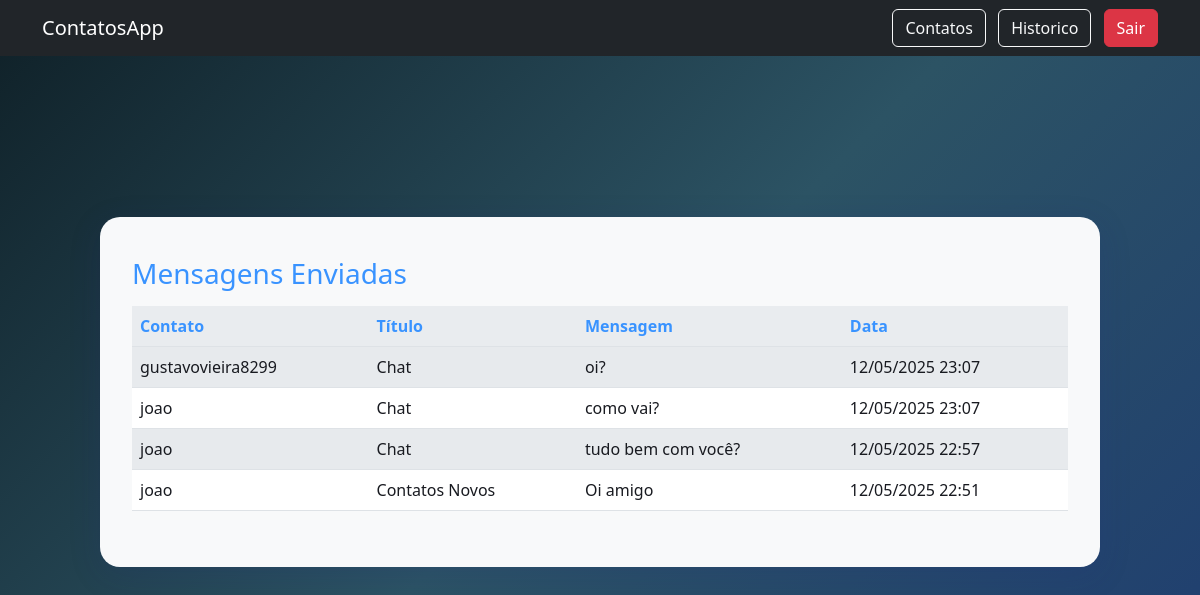
Screenshot of /messages (signed in) with the database file from the repository.
### app.py (models this page shows)
class Message(db.Model):
    id = db.Column(db.Integer, primary_key=True)
    title = db.Column(db.String(100), nullable=False)
    text = db.Column(db.Text, nullable=False)
    sent_date = db.Column(db.DateTime, default=datetime.utcnow)
    user_id = db.Column(db.Integer, db.ForeignKey('user.id'), nullable=False)
    contact_id = db.Column(db.Integer, db.ForeignKey('contact.id'), nullable=False)

class Contact(db.Model):
   id = db.Column(db.Integer, primary_key=True)
   name = db.Column(db.String(100), nullable=False)
   email = db.Column(db.String(150), nullable=False)
   phone = db.Column(db.String(20), nullable=False)
   user_id = db.Column(db.Integer, db.ForeignKey('user.id'), nullable=False)
   messages = db.relationship('Message', backref='contact', lazy=True)

### app.py (the view, shortened to what this page needs)
@app.route('/messages', methods=['GET'])
@login_required
def messages():
    form = MessageForm()
    form.contact.choices = [(c.id, c.name) for c in Contact.query.filter_by(user_id=current_user.id).all()]
    messages = Message.query.filter_by(user_id=current_user.id).order_by(Message.sent_date.desc()).all()
    return render_template('messages.html', form=form, messages=messages)

### app.py (called while the page is built)
@login_manager.user_loader
def load_user(user_id):
    return User.query.get(int(user_id))

### templates/messages.html (shortened to what this page needs)
{% extends "base.html" %}
{% block content %}
<div class="d-flex align-items-center justify-content-center" style="min-height: 80vh;">
  <div class="messages-card w-100">
    <h3 class="mb-3" style="color:#3993ff;">Mensagens Enviadas</h3>
    <div class="table-responsive">
      <table class="table table-striped align-middle">
        <thead>
          <tr>
            <th>Contato</th>
            <th>Título</th>
            <th>Mensagem</th>
            <th>Data</th>
          </tr>
        </thead>
        <tbody>
          {% for msg in messages %}
          <tr>
            <td>{{ msg.contact.name }}</td>
            <td>{{ msg.title }}</td>
            <td>{{ msg.text }}</td>
            <td>{{ msg.sent_date.strftime('%d/%m/%Y %H:%M') }}</td>
          </tr>
          {% endfor %}
        </tbody>
      </table>
    </div>
  </div>
</div>
{% endblock %}

### templates/base.html (shortened to what this page needs)
<!doctype html>
<html lang="pt">
<head>
    <link href="https://cdn.jsdelivr.net/npm/bootstrap@5.3.0/dist/css/bootstrap.min.css" rel="stylesheet">
</head>
<body class="bg-dark text-light">
<nav class="navbar navbar-expand-lg navbar-dark bg-dark mb-3">
  <div class="container">
    <a class="navbar-brand" href="{{ url_for('dashboard') }}">ContatosApp</a>
    <div class="collapse navbar-collapse" id="navbarNav">
      <div class="ms-auto">
        {% if current_user.is_authenticated %}
          <a class="btn btn-outline-light me-2" href="{{ url_for('contacts') }}">Contatos</a>
          <a class="btn btn-outline-light me-2" href="{{ url_for('messages') }}">Historico</a>
          <a class="btn btn-danger" href="{{ url_for('logout') }}">Sair</a>
        {% else %}
          <a class="btn btn-outline-light me-2" href="{{ url_for('login') }}">Entrar</a>
          <a class="btn btn-outline-light" href="{{ url_for('register') }}">Cadastrar</a>
        {% endif %}
      </div>
    </div>
  </div>
</nav>
<div class="container">
    {% block content %}{% endblock %}
</div>
</body>
</html>

### templates/messages.html (style rules this page uses)
body { min-height: 100vh; background: linear-gradient(135deg, #0f2027 0%, #2c5364 50%, #1e3c72 100%); }
.messages-card { background: #f8f9fa; border-radius: 20px; box-shadow: 0 8px 32px 0 rgba(31, 38, 135, 0.15); padding: 2.5rem 2rem; max-width: 1000px; margin: 0 auto; color: #181a20; }
.table th { color: #3993ff; font-weight: 600; background: #e9ecef; border-top: none; }
.table td { color: #181a20; background: #fff; vertical-align: middle; }
.table-striped > tbody > tr:nth-of-type(odd) > * { background-color: #f3f6fa; }

### rows the page displays
Message: contact.name "gustavovieira8299", title "Chat", text "oi?", sent_date "12/05/2025 23:07"
Message: contact.name "joao", title "Chat", text "como vai?", sent_date "12/05/2025 23:07"
Message: contact.name "joao", title "Chat", text "tudo bem com você?", sent_date "12/05/2025 22:57"
Message: contact.name "joao", title "Contatos Novos", text "Oi amigo", sent_date "12/05/2025 22:51"
